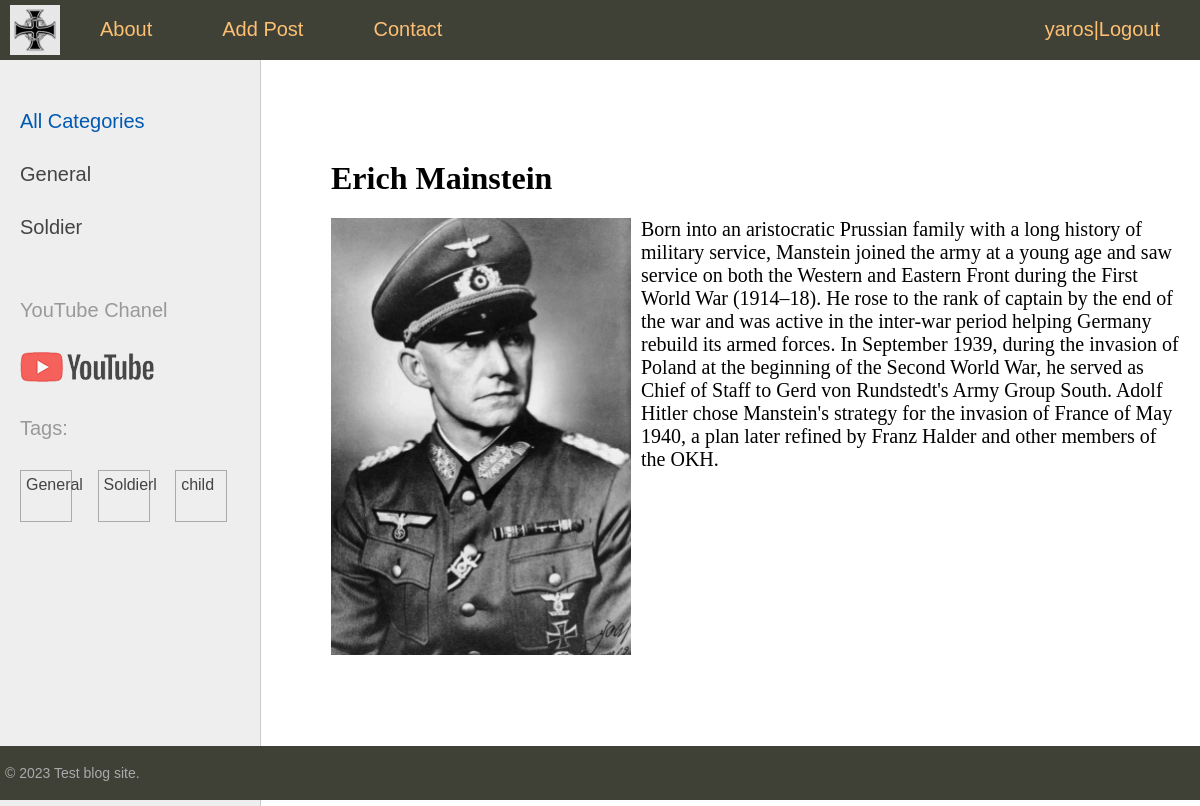
Screenshot of /post/erich-mainstein/ (signed in) with the database file from the repository.
### sitetest/models.py (models this page shows, shortened)
class Category(models.Model):
    name = models.CharField(max_length=100, db_index=True, verbose_name="Category")
    slug = models.SlugField(max_length=255, unique=True, db_index=True, verbose_name="Slug")
    class Meta:
        verbose_name = "Category"
        verbose_name_plural = "Catefories"
    def get_absolute_url(self):
        return reverse("category", kwargs={"cat_slug": self.slug})

class TagPost(models.Model):
    tag = models.CharField(max_length=100, db_index=True)
    slug = models.SlugField(max_length=255, unique=True, db_index=True)
    def get_absolute_url(self):
        return reverse("tags", kwargs={"tag_slug": self.slug})

class Persons(models.Model):
    class Status(models.IntegerChoices):
        DRAFT = 0, "Not Published"
        PUBLISHED = 1, "Published"
    title = models.CharField(max_length=255, verbose_name="Name")
    slug = models.SlugField(max_length=255, unique=True, db_index=True, verbose_name="Slug")
    photo = models.FileField(upload_to='photos/%Y/%m/%d/',
                             blank=True, null=True, verbose_name="Photo")
    content = models.TextField(blank=True, verbose_name="content")
    time_create = models.DateTimeField(auto_now_add=True, verbose_name="Time of creation")
    time_update = models.DateTimeField(auto_now=True, verbose_name="Last update")
    is_published = models.BooleanField(choices=tuple(map(lambda x: (bool(x[0]), x[1]), Status.choices)),
                                       default=Status.DRAFT, verbose_name="Published Status")
    cat = models.ForeignKey('Category', on_delete=models.PROTECT, related_name='categ', verbose_name="Category")
    tags = models.ManyToManyField('TagPost', blank=True, related_name='tags', verbose_name="Tags")
    country = models.OneToOneField('Country', blank=True, on_delete=models.SET_NULL, null=True, related_name='countri',
                                   verbose_name="Country")
    author = models.ForeignKey(get_user_model(), on_delete=models.SET_NULL, related_name='posts', null=True,
                               default=True)
    objects = models.Manager()
    published = PublishedManager()
    class Meta:
        verbose_name_plural = "Person"

### sitetest/views.py (the view)
# urls.py: path('post/<slug:post_slug>/', views.ShowPost.as_view(), name="post"),
class ShowPost(LoginRequiredMixin,DataMixin, DetailView):
    template_name = "sitetest/post.html"
    context_object_name = 'post'
    slug_url_kwarg = 'post_slug'
    def get_context_data(self, **kwargs):
        context = super().get_context_data(**kwargs)
        return self.get_mixin_context_data(context, title=context['post'].title)
    def get_object(self, queryset=None):
        return get_object_or_404(Persons, slug=self.kwargs[self.slug_url_kwarg])

### sitetest/templatetags/person_tags.py (called while the page is built)
@register.inclusion_tag('sitetest/list_categories.html')
def show_categories(cat_selected=0):
    cats = Category.objects.annotate(total=Count("categ")).filter(total__gt=0)
    return {'cats': cats, 'cat_selected': cat_selected}

@register.inclusion_tag('sitetest/list_tags.html')
def show_tags():
    tags = TagPost.objects.annotate(total=Count("tags")).filter(total__gt=0)
    return {'tags': tags}

### sitetest/utils.py (called while the page is built)
    def get_mixin_context_data(self, context, **kwargs):
        context['cat_selected'] = None
        context.update(kwargs)
        return context

### users/context_processors.py (called while the page is built)
def get_upper_menu(request):
    return {'upper_menu':menu}

### sitetest/templates/sitetest/post.html (shortened to what this page needs)
{% extends 'base.html' %}
{% block content %}
<h1> {{title}}</h1>
{% if post.photo %}
<p><img class="img-article-left" src="{{post.photo.url}}"></p>
{% endif %}
<p> {{post.content|linebreaks}}</p>
{% endblock %}

### templates/base.html (shortened to what this page needs)
{% load static %}
{% load person_tags %}
<!DOCTYPE html>
<html>
<head>
	<link type="text/css" href="{% static 'sitetest/css/styles.css' %}" rel="stylesheet" />
</head>
<body>
<table class="table-page" border=0 cellpadding="0" cellspacing="0">
<tr><td valign=top>
{% block mainmenu %}
		<div class="header">
			<ul id="mainmenu" class="mainmenu">
			<li class="logo"><a href="{% url 'home' %}"><div class="logo"></div></a></li>
{% for m in upper_menu %}
		<li><a href="{% url m.url_name %}">{{m.title}}</a></li>
{% endfor %}
				{%if user.is_authenticated%}
		<li class="last">{{user.username}}|<a href="{%url 'users:logout'%}">Logout</a> </li>
				{%else%}
		<li class="last"><a href="{%url 'users:login'%}">Login</a>|<a href="{%url 'users:registration'%}">Registration</a></li>
				{%endif%}
			</ul>
		</div>
{% endblock mainmenu %}
<table class="table-content" border=0 cellpadding="0" cellspacing="0">
<tr>
	<td valign="top" class="left-chapters">
	<ul id="leftchapters">
		{% if cat_selected == 0 or cat_selected is None %}
		<li class="selected">All Categories</li>
		{% else %}
		<li><a href="{% url 'home' %}">All Сategories</a></li>
		{% endif %}
		{% show_categories cat_selected%}
		<li class="share">
		<p>YouTube Chanel</p>
		<a class="share-yt" href="https://www.youtube.com/channel/UCnRAS_JjCz_UkiyF-bRwD_g" target="_blank" rel="nofollow"></a>
		{%show_tags%}
		</li>
	</ul>
</td>
<td valign="top" class="content">
	<div class="content-text">
{% block content %}
{% endblock %}
	</div>
</td></tr></table>
</td></tr>
<tr><td valign=top>
	<div id="footer">
		<p>&copy; 2023 Test blog site.</p>
	</div>
</td></tr></table>
</body>
</html>

### sitetest/templates/sitetest/list_categories.html
{% for cat in cats %}
{% if cat.id == cat_selected%}
<li class="selected">{{cat.name}}</li>
{% else %}
<li><a href="{{ cat.get_absolute_url }}">{{cat.name}}</a></li>
{% endif %}
{% endfor %}

### sitetest/templates/sitetest/list_tags.html
{%if tags%}
<p> Tags: </p>
<ul class="tags-list">
    {%for t in tags%}
    <li><a href="{{ t.get_absolute_url }}">{{t.tag}}</a></li>
    {%endfor%}
</ul>
{%endif%}

### sitetest/static/sitetest/css/styles.css (style rules this page uses)
html, body { font-family: 'Arial'; margin: 0; padding: 0; height: 100%; width: 100%; color: #444; }
a { color: #0059b2; text-decoration: none; }
img { max-width: 600px; height: auto; }
img.img-article-left { max-width: 300px; height: auto; float: left; padding: 0 10px 10px 0; }
.table-page { width: 100%; height: 100%; vertical-align: top; }
.table-page tr { height: 100%; }
.header { background: #3F4137; height: 60px; }
.logo { background: url('../images/logo.png') no-repeat 10px 5px; width: 70px; height: 60px; }
ul.mainmenu { list-style: none; margin: 0; padding: 0; height: 60px; color: #fdc073; font-size: 20px; overflow: hidden; }
ul.mainmenu li { float: left; margin: 18px 40px 0 30px; }
ul.mainmenu li.logo { margin: 0; }
ul.mainmenu li.last { float: right; }
ul.mainmenu li a { color: #fdc073; text-decoration: none; }
.table-content { width: 100%; min-height: 100%; height: 100%; }
.left-chapters { margin: 0; background: #eee; border-right: 1px solid #ccc; }
.left-chapters ul { width: 230px; margin: 0; padding: 20px 10px 10px 20px; list-style: none; font-size: 20px; }
.left-chapters ul li { margin: 30px 0 0 0; color: #999; }
.left-chapters ul li.selected { color: #0059b2; }
.left-chapters ul li a { color: #444; text-decoration: none; }
.left-chapters ul li.share { margin: 60px 0 0 0; }
.left-chapters ul li.share p { margin: 30px 0 30px 0; }
.left-chapters ul li.share a { display: inline-block; width: 40px; height: 40px; margin: 0 20px 0 0; }
.left-chapters ul li.share a.share-yt { width: 100%; height: 30px; background: url('../images/share_yt.png') no-repeat 0 0 }
ul.tags-list { width: 100%; margin: 0; padding: 0; list-style: none; }
ul.tags-list li { margin: 0; padding: 0 0 10px; display: inline-block; }
ul.tags-list li a { padding: 5px; font-size: 16px; border: 1px solid #aaa; }
.content { padding: 40px 20px 20px 40px; width: 100%; box-sizing: border-box; }
.content-text { margin: 60px 0 0 30px; color: #000; font-size: 20px; font-family: Yandex Sans Display Light; }
.content-text h1 { font-size: 32px; }
#footer { box-sizing: border-box; background: #3F4137; padding: 5px; color: #aaa; font-size: 14px; font-family: Verdana, Geneva, Arial, Helvetica; text-align: left; overflow: hidden; }

### rows the page displays
Category: name "General"
Category: name "Soldier"
TagPost: tag "General"
TagPost: tag "Soldierl"
TagPost: tag "child"
Persons: title "Erich Mainstein", photo (picture), content "Born into an aristocratic Prussian family with a long history of military service, Manstein joined the army at a young age and saw service on both the Western and Eastern Front during the First World War (1914–18). He rose to the rank of captain by the end of the war and was active in the inter-war period helping Germany rebuild its armed forces. In September 1939, during the invasion of Poland at the beginning of the Second World War, he served as Chief of Staff to Gerd von Rundstedt's Army Group South. Adolf Hitler chose Manstein's strategy for the invasion of France of May 1940, a plan later refined by Franz Halder and other members of the OKH."

### other values shown
{{ m.title }} "About" "Add Post" "Contact"
{{ user.username }} "yaros"
